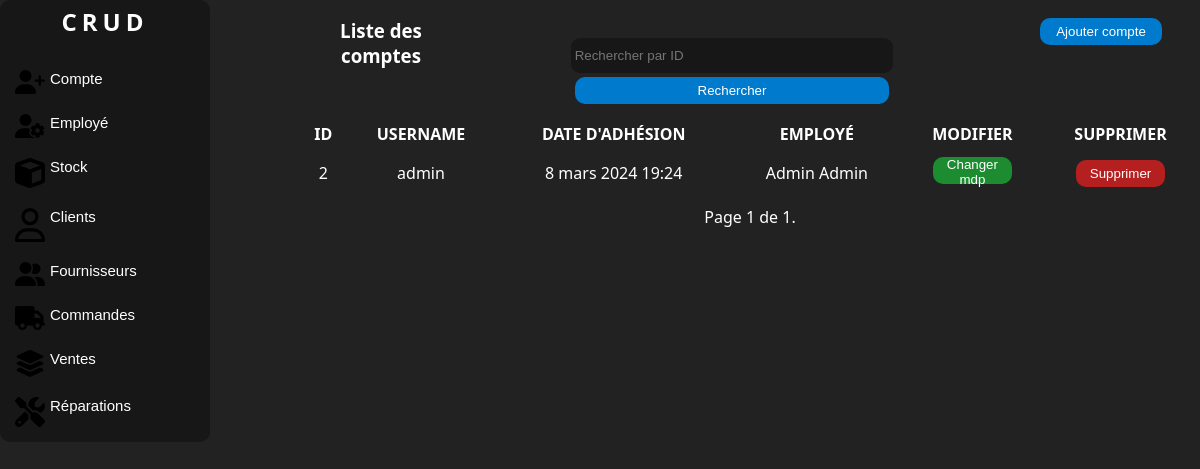
Page /comptes/ (signed in) on the earlier database version.
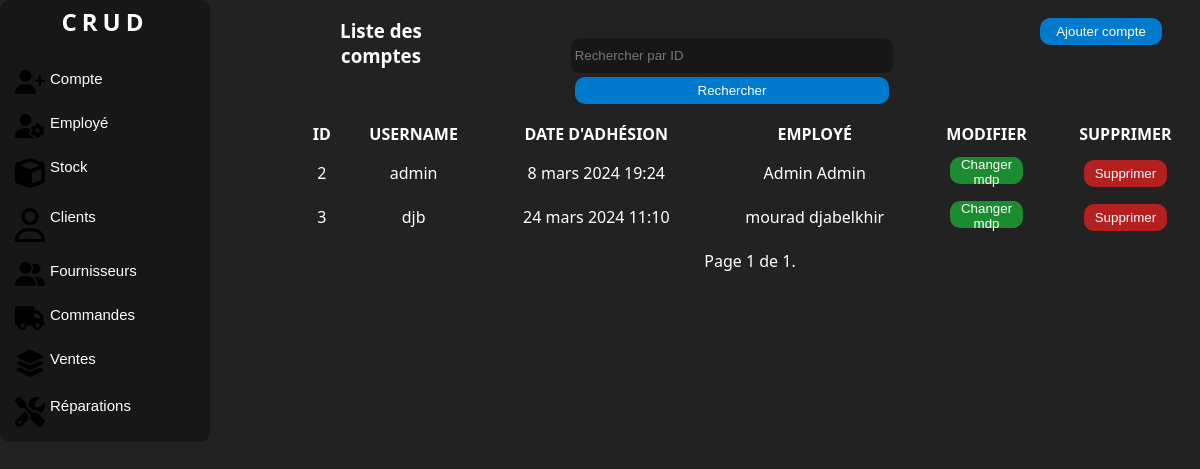
Same page on the later database version.
### manager/models.py (models this page shows, shortened)
class Account(AbstractBaseUser, PermissionsMixin):
    username = models.CharField(_('Username'), max_length=150, unique=True)
    is_active = models.BooleanField(_('Active'), db_column='Actif', default=True)
    date_joined = models.DateTimeField(_('Date joined'), db_column='Date d\'adhésion', auto_now_add=True)
    groups = models.ManyToManyField(Group, verbose_name=_('Groups'), blank=True)
    employee = models.OneToOneField('Employee', on_delete=models.CASCADE, db_column='Employé', null=True, blank=True)
    objects = CustomUserManager()
    USERNAME_FIELD = 'username'
    REQUIRED_FIELDS = []
    class Meta:
        db_table = 'Compte'
        verbose_name = _('Account')
        verbose_name_plural = _('Accounts')

class Employee(models.Model):
    first_name = models.CharField(max_length=100, db_column='Prénom')
    last_name = models.CharField(max_length=100, db_column='Nom')
    phone = PhoneNumberField(unique=True, region='DZ', db_column='Téléphone')
    email = models.EmailField(unique=True, db_column='Email')
    address = models.TextField(db_column='Adresse')
    ROLES_CHOICES = [
        ('Admin', _('Admin')),
        ('Employé', _('Employé')),
    ]
    role = models.CharField(_('Role'), max_length=100, choices=ROLES_CHOICES, default='Employé', db_column='Rôle')
    salary = models.DecimalField(max_digits=10, decimal_places=2, null=True, blank=True, db_column='Salaire')
    class Meta:
        db_table = 'Employé'
        verbose_name = _('Employee')
        verbose_name_plural = _('Employees')
    def __str__(self):
        return f"{self.first_name} {self.last_name}"

### manager/views.py (the view, shortened to what this page needs)
# urls.py: path('comptes/', views.AccountListView.as_view(), name='account-list'),
class AccountListView(UserPassesTestMixin, LoginRequiredMixin, ListView):
    model = Account
    template_name = 'listecompte.html'
    context_object_name = 'accounts'
    paginate_by = 10
    form_class = FilterForm
    def get_queryset(self):
        queryset = super().get_queryset()
        query = self.request.GET.get('query')
        if query:
            queryset = queryset.filter(id=query)
        return queryset
    def get_context_data(self, **kwargs):
        context = super().get_context_data(**kwargs)
        context['form'] = FilterForm(self.request.GET)
        return context
    def test_func(self):
        return self.request.user.groups.filter(name='Admin').exists()

### manager/forms.py
class FilterForm(forms.Form):
    query = forms.IntegerField(label='', required=False,
                               widget=forms.TextInput(attrs={'placeholder': 'Rechercher par ID'}))

### manager/templatetags/auth_extras.py (called while the page is built)
@register.filter(name='has_group')
def has_group(user, group_name):
    group = Group.objects.get(name=group_name)
    return True if group in user.groups.all() else False

### manager/templates/listecompte.html (shortened to what this page needs)
{% load static %}
{% load auth_extras %}
<!DOCTYPE html>
<html lang="en">
<head>
    <link rel="stylesheet" href="{% static 'css/style.css' %}">
    <link rel="stylesheet" href="{% static 'css/accueil.css' %}">
</head>
<body>
<div class="corp">
    <div class="nav">
        <div class="logo">
            <a href="{% url 'home' %}" class="link"><h2>CRUD</h2></a>
        </div>
        <br>
        {% if request.user|has_group:"Admin" %}
        <button class="value">
            <a class="link" href="{% url 'account-list' %}"> Compte </a>
        </button>
        <button class="value">
            <a class="link" href="{% url 'employee-list' %}">Employé </a>
        </button>
        {% endif %}
        <button class="value">
            <a class="link" href="{% url 'products-list' %}"> Stock </a>
        </button>
        <button class="value">
            <a class="link" href="{% url 'client-list' %}"> Clients </a>
        </button>
        <button class="value">
            <a class="link" href="{% url 'supplier-list' %}"> Fournisseurs </a>
        </button>
        <button class="value">
            <a class="link" href="{% url 'purchase-order-list' %}">Commandes </a>
        </button>
        <button class="value">
            <a class="link" href="{% url 'sale-list' %}">Ventes </a>
        </button>
        <button class="value">
            <a class="link" href="{% url 'repair-list' %}"> Réparations </a>
        </button>
    </div>
    <div class="liste">
        <div class="c1">
            <div class="colone1"><h3>Liste des comptes</h3></div>
            <div class="colone1" >
                <form method="GET" action="">
                    {{ form }}
                    <button class="button" type="submit">Rechercher</button>
                </form>
            </div>
            <div class="colone1">
                <button class="button"><a href="{% url 'add-account' %}" class="link">Ajouter compte</a></button>
            </div>
        </div>
        <div class="c2">
            {% if accounts %}
            <table>
                <thead>
                <tr>
                    <th>Id</th>
                    <th>Username</th>
                    <th>Date d'adhésion</th>
                    <th>Employé</th>
                    <th>Modifier</th>
                    <th>Supprimer</th>
                </tr>
                </thead>
                <tbody id="tbody">
                {% for account in accounts %}
                <tr>
                    <td>{{ account.id }}</td>
                    <td>{{ account.username }}</td>
                    <td>{{ account.date_joined }}</td>
                    <td>{{ account.employee }}</td>
                    <td>
                        <button class="button" id="modifier"
                                onclick="location.href='{% url 'update-account' account.id %}';">Changer mdp
                        </button>
                    </td>
                    <td>
                        <button class="button" id="supprimer"
                                onclick="location.href='{% url 'delete-account' account.id %}';">Supprimer
                        </button>
                    </td>
                </tr>
                {% endfor %}
                </tbody>
            </table>
            {% else %}
            <p>Pas de comptes trouvés.</p>
            {% endif %}
            <div class="pagination">
                <span class="step-links">
                    <span class="current">
                        Page {{ page_obj.number }} de {{ page_obj.paginator.num_pages }}.
                    </span>
                </span>
            </div>
        </div>
    </div>
</body>
</html>

Differences in the rows shown:
added Account: id "3", username "djb", date_joined "24 mars 2024 11:10", employee "mourad djabelkhir"
